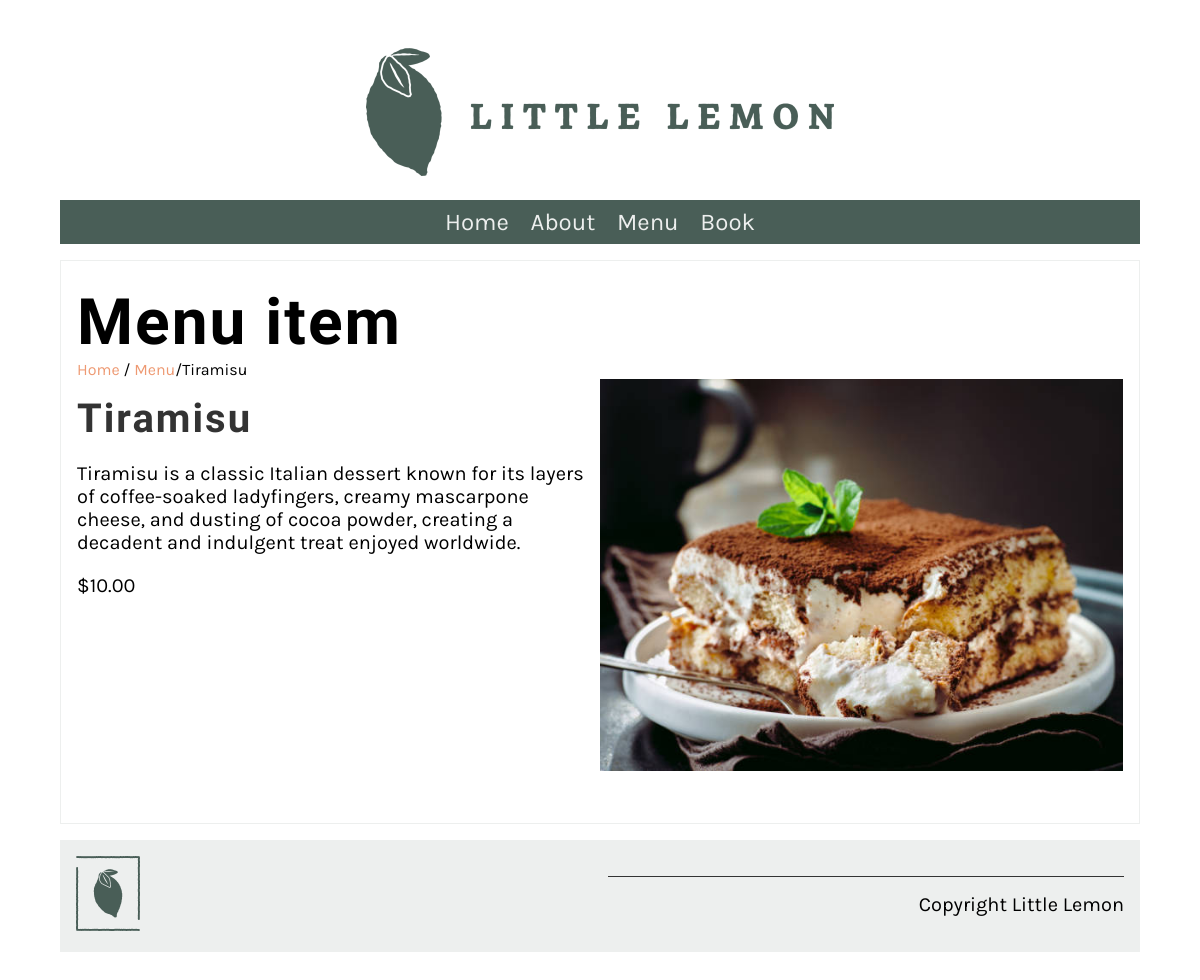
The page /menu_item/6 on the database its author committed.
### restaurant/models.py (models this page shows, shortened)
class Menu(models.Model):
    name = models.CharField(max_length = 200)
    price = models.IntegerField()
    menu_item_description = models.TextField(max_length = 500, default='')

### restaurant/views.py (the view)
# urls.py: path('menu_item/<int:pk>', views.display_menu_items, name='menu_item')
def display_menu_items(request, pk=None):
    if pk:
        menu_item = Menu.objects.get(pk=pk)
    else:
        menu_item = ''
    return render(request, 'menu_item.html', {'menu_item':menu_item})

### restaurant/templates/menu_item.html
{% extends 'base.html' %} {% load static %} {% block content %}
<section>
  <article>
    <h1>Menu item</h1>
    <span>
      <a href="{% url 'home' %}">Home</a> /
      <a href="{% url 'menu' %}">Menu</a>/{{menu_item.name}}
    </span>
    <div class="row">
      <div class="column">
        <h2>
          {{menu_item.name}}
        </h2>
        <p>
          {{menu_item.menu_item_description}}
        </p>
        <p>
          ${{menu_item.price}}.00
        </p>
      </div>
      <div class="column">
        <img
          src="{% static 'img/menu_items/' %}{{menu_item.name}}.jpg"
          alt="{{ menu_item.name}}"
        />
      </div>
    </div>
  </article>
</section>
{% endblock %}

### restaurant/static/css/style.css (style rules this page uses)
body { font-family: 'Karla', sans-serif; margin-top: 3rem; margin-bottom: 3rem; margin-left: 5%; margin-right: 5%; }
h1, h2, h3, h4, h5, h6 { font-family: 'Markazi Text', serif; letter-spacing: 2px;; }
h1 { font-size: 4rem; margin-top: 1.5rem; margin-bottom: 0; }
h2 { font-size: 2.5rem; color: #333333; margin:1rem 0; }
p, ul { font-size: 1.25rem;; }
a { color: #EE9972; text-decoration: none; }
section { display: flex; gap: 2rem 1rem; margin-top: 1rem; margin-bottom: 1rem; flex-direction: row; }
article { flex:1; }
article img { max-width: 100%; }
main article { border: 1px solid #EDEFEE; padding-left: 1rem; padding-right: 1rem; }
.row { display: flex; flex-direction: row; width: 100%; padding-bottom: 1rem; }
.column { flex-basis: 50%; margin-bottom: 1rem; padding-bottom: 1rem; }

### rows shown on the page
Menu: name "Tiramisu", menu_item_description "Tiramisu is a classic Italian dessert known for its layers of coffee-soaked ladyfingers, creamy mascarpone cheese, and dusting of cocoa powder, creating a decadent and indulgent treat enjoyed worldwide.", price "10", name (picture)
